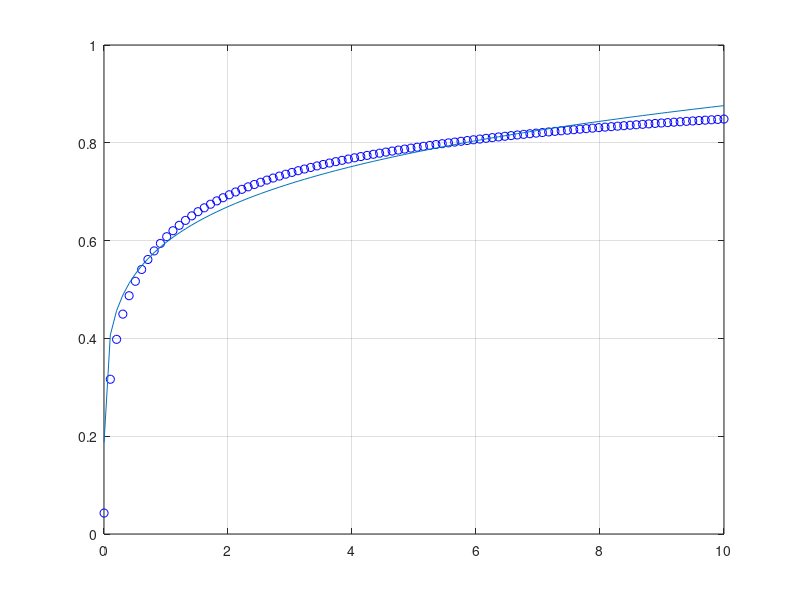

MATLAB code for this plot:
function eta_c
clear all, clc
global om

om_vec=linspace(0.001,10);
eta_ini=0.4;
for i=1:length(om_vec)
    om=om_vec(i);
    eta_vec=linspace(0.01,2);
    fun_vec=eta_c_fun(eta_vec);
    eta_c(i)=fsolve(@eta_c_fun,eta_ini);
    eta_ini=eta_c(i);

    fprintf('\n om=%5.3f, eta_c=%5.3e',om,eta_c(i));
    
    %figure(1)
    %plot(eta_vec,fun_vec,'-',eta_c(i),eta_c_fun(eta_c(i)),'o'), hold on, grid on
    %pause
end

x0=[0.5,1];
pars=lsqcurvefit(@lsfun,x0,om_vec,eta_c)

yy=lsfun(pars,om_vec);

figure(2)
plot(om_vec,eta_c,'bo',om_vec,yy,'-'), grid on

end

function out = eta_c_fun(x)
global om
out = x.^2+(om^2-2*om)*(1-x).^2+2*om^2.*log(x)+2*om^2*(1-x);
end

function out = lsfun(pars,xdata)
out = pars(2)*xdata.^pars(1);
end